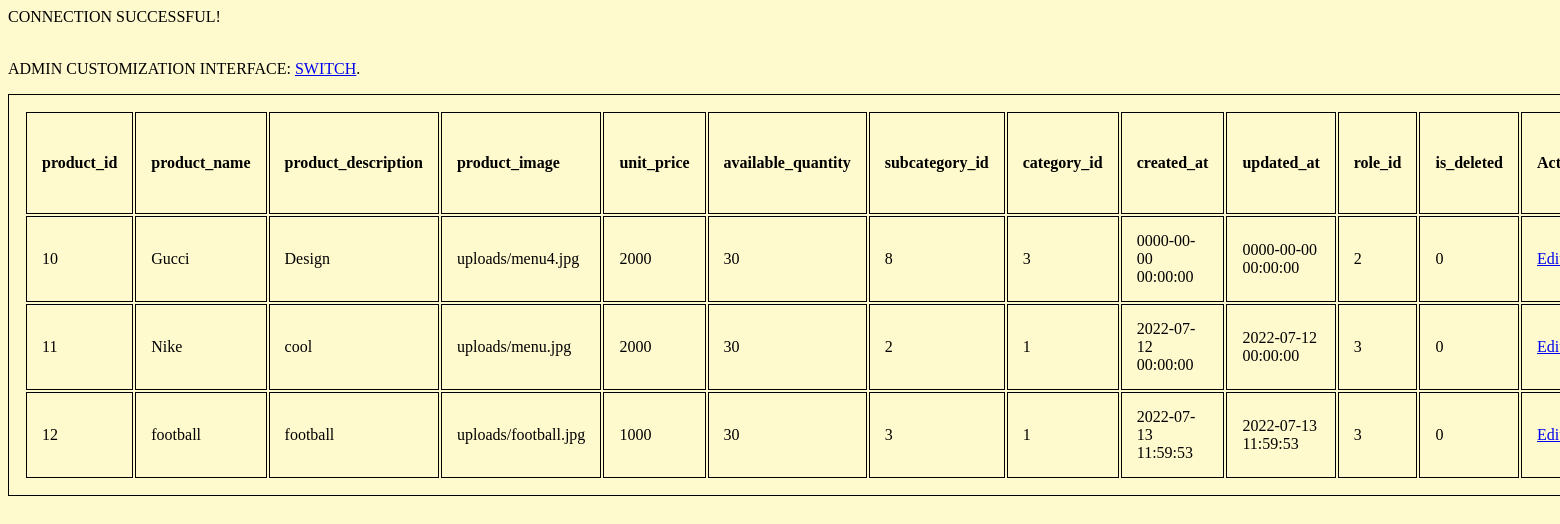
/php/viewProducts.php, run on the app's committed database.
### tables this page shows
CREATE TABLE `tbl_products` (
  `product_id` int(11) NOT NULL,
  `product_name` varchar(25) NOT NULL,
  `product_description` text NOT NULL,
  `product_image` varchar(40) NOT NULL,
  `unit_price` double NOT NULL,
  `available_quantity` int(11) NOT NULL,
  `subcategory_id` int(11) NOT NULL,
  `category_id` int(11) NOT NULL,
  `created_at` datetime NOT NULL DEFAULT current_timestamp(),
  `updated_at` datetime NOT NULL DEFAULT current_timestamp(),
  `role_id` int(11) NOT NULL,
  `is_deleted` enum('0','1') NOT NULL DEFAULT '0'
);

### php/products_db.php (called while the page is built, shortened)
<?php
require_once("connect.php");
$sqli="SELECT * FROM tbl_products";
$result = mysqli_query($conn , $sqli);
$test=mysqli_fetch_all($result, MYSQLI_ASSOC);
?>

### php/viewProducts.php (the view, shortened to what this page needs)
<!DOCTYPE html>
<html>
    <head>
        <link rel="stylesheet" type="text/css" href="../css/users.css">
    </head>
    <body>
        <table class="table">
            <thead>
                <th>product_id</th>
                <th>product_name</th>
                <th>product_description</th>
                <th>product_image</th>
                <th>unit_price</th>
                <th>available_quantity</th>
                <th>subcategory_id</th>
                <th>category_id</th>
                <th>created_at</th>
                <th>updated_at</th>
                <th>role_id</th>
                <th>is_deleted</th>
                <th>Action</th>
            </thead>
            <tbody>
                <?php
                    require_once("products_db.php");
                    foreach ($test as $key => $value){
                ?>
                <tr>
                    <td><?php echo $value["product_id"] ?></td>
                    <td><?php echo $value["product_name"] ?></td>
                    <td><?php echo $value["product_description"] ?></td>
                    <td><?php echo $value["product_image"] ?></td>
                    <td><?php echo $value["unit_price"] ?></td>
                    <td><?php echo $value["available_quantity"] ?></td>
                    <td><?php echo $value["subcategory_id"] ?></td>
                    <td><?php echo $value["category_id"] ?></td>
                    <td><?php echo $value["created_at"] ?></td>
                    <td><?php echo $value["updated_at"] ?></td>
                    <td><?php echo $value["role_id"] ?></td>
                    <td><?php echo $value["is_deleted"] ?></td>
                    <td><a href="productsdb.php"?edit="<?php $value["product_id"] ?>">Edit</a></td>
                </tr>
                <?php }
                ?>
            </tbody>
            <p>ADMIN CUSTOMIZATION INTERFACE: <a href="http://localhost/Ecommerce_Website/php/admin_interface.php">SWITCH</a>.</p>
        </table>
    </body>
</html>

### css/users.css (style rules this page uses)
body { background-color: lemonchiffon; }
table, th, td { border: 1px solid; padding: 15px; text-align: left; }
table { width: 100%; }
th { height: 70px; }

### data on the page
tbl_products: product_id "10", product_name "Gucci", product_description "Design", product_image "uploads/menu4.jpg", unit_price "2000", available_quantity "30", subcategory "8", category "3", created_at "0000-00-00 00:00:00", updated_at "0000-00-00 00:00:00", role "2", is_deleted "0"
tbl_products: product_id "11", product_name "Nike", product_description "cool", product_image "uploads/menu.jpg", unit_price "2000", available_quantity "30", subcategory "2", category "1", created_at "2022-07-12 00:00:00", updated_at "2022-07-12 00:00:00", role "3", is_deleted "0"
tbl_products: product_id "12", product_name "football", product_description "football", product_image "uploads/football.jpg", unit_price "1000", available_quantity "30", subcategory "3", category "1", created_at "2022-07-13 11:59:53", updated_at "2022-07-13 11:59:53", role "3", is_deleted "0"
